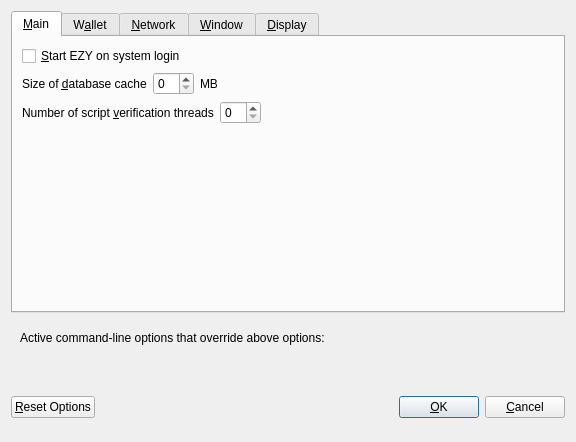
<?xml version="1.0" encoding="UTF-8"?>
<ui version="4.0">
 <class>OptionsDialog</class>
 <widget class="QDialog" name="OptionsDialog">
  <property name="geometry">
   <rect>
    <x>0</x>
    <y>0</y>
    <width>576</width>
    <height>442</height>
   </rect>
  </property>
  <property name="windowTitle">
   <string>Options</string>
  </property>
  <property name="modal">
   <bool>true</bool>
  </property>
  <layout class="QVBoxLayout" name="verticalLayout">
   <item>
    <widget class="QTabWidget" name="tabWidget">
     <property name="currentIndex">
      <number>0</number>
     </property>
     <widget class="QWidget" name="tabMain">
      <attribute name="title">
       <string>&amp;Main</string>
      </attribute>
      <layout class="QVBoxLayout" name="verticalLayout_Main">
       <item>
        <widget class="QCheckBox" name="bitcoinAtStartup">
         <property name="toolTip">
          <string>Automatically start EZY after logging in to the system.</string>
         </property>
         <property name="text">
          <string>&amp;Start EZY on system login</string>
         </property>
        </widget>
       </item>
       <item>
        <layout class="QHBoxLayout" name="horizontalLayout_2_Main">
         <item>
          <widget class="QLabel" name="databaseCacheLabel">
           <property name="text">
            <string>Size of &amp;database cache</string>
           </property>
           <property name="textFormat">
            <enum>Qt::PlainText</enum>
           </property>
           <property name="buddy">
            <cstring>databaseCache</cstring>
           </property>
          </widget>
         </item>
         <item>
          <widget class="QSpinBox" name="databaseCache"/>
         </item>
         <item>
          <widget class="QLabel" name="databaseCacheUnitLabel">
           <property name="text">
            <string>MB</string>
           </property>
           <property name="textFormat">
            <enum>Qt::PlainText</enum>
           </property>
          </widget>
         </item>
         <item>
          <spacer name="horizontalSpacer_2_Main">
           <property name="orientation">
            <enum>Qt::Horizontal</enum>
           </property>
           <property name="sizeHint" stdset="0">
            <size>
             <width>40</width>
             <height>20</height>
            </size>
           </property>
          </spacer>
         </item>
        </layout>
       </item>
       <item>
        <layout class="QHBoxLayout" name="horizontalLayout_3_Main">
         <item>
          <widget class="QLabel" name="threadsScriptVerifLabel">
           <property name="text">
            <string>Number of script &amp;verification threads</string>
           </property>
           <property name="textFormat">
            <enum>Qt::PlainText</enum>
           </property>
           <property name="buddy">
            <cstring>threadsScriptVerif</cstring>
           </property>
          </widget>
         </item>
         <item>
          <widget class="QSpinBox" name="threadsScriptVerif">
           <property name="toolTip">
            <string>(0 = auto, &lt;0 = leave that many cores free)</string>
           </property>
          </widget>
         </item>
         <item>
          <spacer name="horizontalSpacer_3_Main">
           <property name="orientation">
            <enum>Qt::Horizontal</enum>
           </property>
           <property name="sizeHint" stdset="0">
            <size>
             <width>40</width>
             <height>20</height>
            </size>
           </property>
          </spacer>
         </item>
        </layout>
       </item>
       <item>
        <spacer name="verticalSpacer_2">
         <property name="orientation">
          <enum>Qt::Vertical</enum>
         </property>
         <property name="sizeHint" stdset="0">
          <size>
           <width>20</width>
           <height>40</height>
          </size>
         </property>
        </spacer>
       </item>
      </layout>
     </widget>
     <widget class="QWidget" name="tabWallet">
      <attribute name="title">
       <string>W&amp;allet</string>
      </attribute>
      <layout class="QVBoxLayout" name="verticalLayout_Wallet">
       <item>
        <layout class="QHBoxLayout" name="horizontalLayout_2_Wallet">
         <item>
          <widget class="QLabel" name="labelStakeSplitThresholdText">
           <property name="text">
            <string>Stake split threshold:</string>
           </property>
          </widget>
         </item>
         <item>
          <widget class="QSpinBox" name="spinBoxStakeSplitThreshold">
           <property name="minimum">
            <number>1</number>
           </property>
           <property name="maximum">
            <number>999999</number>
           </property>
          </widget>
         </item>
        </layout>
       </item>
       <item>
        <widget class="QGroupBox" name="groupBox">
         <property name="title">
          <string>Expert</string>
         </property>
         <layout class="QVBoxLayout" name="verticalLayout_2">
          <item>
           <widget class="QCheckBox" name="coinControlFeatures">
            <property name="toolTip">
             <string>Whether to show coin control features or not.</string>
            </property>
            <property name="text">
             <string>Enable coin &amp;control features</string>
            </property>
           </widget>
          </item>
          <item>
           <widget class="QCheckBox" name="showMasternodesTab">
            <property name="toolTip">
             <string>Show additional tab listing all your masternodes in first sub-tab&lt;br/&gt;and all masternodes on the network in second sub-tab.</string>
            </property>
            <property name="text">
             <string>Show Masternodes Tab</string>
            </property>
           </widget>
          </item>
          <item>
           <widget class="QCheckBox" name="spendZeroConfChange">
            <property name="toolTip">
             <string>If you disable the spending of unconfirmed change, the change from a transaction&lt;br/&gt;cannot be used until that transaction has at least one confirmation.&lt;br/&gt;This also affects how your balance is computed.</string>
            </property>
            <property name="text">
             <string>&amp;Spend unconfirmed change</string>
            </property>
           </widget>
          </item>
         </layout>
        </widget>
       </item>
       <item>
        <spacer name="verticalSpacer_Wallet">
         <property name="orientation">
          <enum>Qt::Vertical</enum>
         </property>
         <property name="sizeHint" stdset="0">
          <size>
           <width>20</width>
           <height>40</height>
          </size>
         </property>
        </spacer>
       </item>
      </layout>
     </widget>
     <widget class="QWidget" name="tabNetwork">
      <attribute name="title">
       <string>&amp;Network</string>
      </attribute>
      <layout class="QVBoxLayout" name="verticalLayout_Network">
       <item>
        <widget class="QCheckBox" name="mapPortUpnp">
         <property name="toolTip">
          <string>Automatically open the EZY client port on the router. This only works when your router supports UPnP and it is enabled.</string>
         </property>
         <property name="text">
          <string>Map port using &amp;UPnP</string>
         </property>
        </widget>
       </item>
       <item>
        <widget class="QCheckBox" name="allowIncoming">
         <property name="toolTip">
          <string>Accept connections from outside</string>
         </property>
         <property name="text">
          <string>Allow incoming connections</string>
         </property>
        </widget>
       </item>
       <item>
        <widget class="QCheckBox" name="connectSocks">
         <property name="toolTip">
          <string>Connect to the EZY network through a SOCKS5 proxy.</string>
         </property>
         <property name="text">
          <string>&amp;Connect through SOCKS5 proxy (default proxy):</string>
         </property>
        </widget>
       </item>
       <item>
        <layout class="QHBoxLayout" name="horizontalLayout_1_Network">
         <item>
          <widget class="QLabel" name="proxyIpLabel">
           <property name="text">
            <string>Proxy &amp;IP:</string>
           </property>
           <property name="textFormat">
            <enum>Qt::PlainText</enum>
           </property>
           <property name="buddy">
            <cstring>proxyIp</cstring>
           </property>
          </widget>
         </item>
         <item>
          <widget class="QValidatedLineEdit" name="proxyIp">
           <property name="minimumSize">
            <size>
             <width>140</width>
             <height>0</height>
            </size>
           </property>
           <property name="maximumSize">
            <size>
             <width>140</width>
             <height>16777215</height>
            </size>
           </property>
           <property name="toolTip">
            <string>IP address of the proxy (e.g. IPv4: 127.0.0.1 / IPv6: ::1)</string>
           </property>
          </widget>
         </item>
         <item>
          <widget class="QLabel" name="proxyPortLabel">
           <property name="text">
            <string>&amp;Port:</string>
           </property>
           <property name="textFormat">
            <enum>Qt::PlainText</enum>
           </property>
           <property name="buddy">
            <cstring>proxyPort</cstring>
           </property>
          </widget>
         </item>
         <item>
          <widget class="QLineEdit" name="proxyPort">
           <property name="minimumSize">
            <size>
             <width>55</width>
             <height>0</height>
            </size>
           </property>
           <property name="maximumSize">
            <size>
             <width>55</width>
             <height>16777215</height>
            </size>
           </property>
           <property name="toolTip">
            <string>Port of the proxy (e.g. 9050)</string>
           </property>
          </widget>
         </item>
         <item>
          <spacer name="horizontalSpacer_1_Network">
           <property name="orientation">
            <enum>Qt::Horizontal</enum>
           </property>
           <property name="sizeHint" stdset="0">
            <size>
             <width>40</width>
             <height>20</height>
            </size>
           </property>
          </spacer>
         </item>
        </layout>
       </item>
       <item>
        <spacer name="verticalSpacer_Network">
         <property name="orientation">
          <enum>Qt::Vertical</enum>
         </property>
         <property name="sizeHint" stdset="0">
          <size>
           <width>20</width>
           <height>40</height>
          </size>
         </property>
        </spacer>
       </item>
      </layout>
     </widget>
     <widget class="QWidget" name="tabWindow">
      <attribute name="title">
       <string>&amp;Window</string>
      </attribute>
      <layout class="QVBoxLayout" name="verticalLayout_Window">
       <item>
        <widget class="QCheckBox" name="minimizeToTray">
         <property name="toolTip">
          <string>Show only a tray icon after minimizing the window.</string>
         </property>
         <property name="text">
          <string>&amp;Minimize to the tray instead of the taskbar</string>
         </property>
        </widget>
       </item>
       <item>
        <widget class="QCheckBox" name="minimizeOnClose">
         <property name="toolTip">
          <string>Minimize instead of exit the application when the window is closed. When this option is enabled, the application will be closed only after selecting Quit in the menu.</string>
         </property>
         <property name="text">
          <string>M&amp;inimize on close</string>
         </property>
        </widget>
       </item>
       <item>
        <spacer name="verticalSpacer_Window">
         <property name="orientation">
          <enum>Qt::Vertical</enum>
         </property>
         <property name="sizeHint" stdset="0">
          <size>
           <width>20</width>
           <height>40</height>
          </size>
         </property>
        </spacer>
       </item>
      </layout>
     </widget>
     <widget class="QWidget" name="tabDisplay">
      <attribute name="title">
       <string>&amp;Display</string>
      </attribute>
      <layout class="QVBoxLayout" name="verticalLayout_Display">
       <item>
        <layout class="QHBoxLayout" name="horizontalLayout_1_Display">
         <item>
          <widget class="QLabel" name="langLabel">
           <property name="text">
            <string>User Interface &amp;language:</string>
           </property>
           <property name="textFormat">
            <enum>Qt::PlainText</enum>
           </property>
           <property name="buddy">
            <cstring>lang</cstring>
           </property>
          </widget>
         </item>
         <item>
          <widget class="QValueComboBox" name="lang">
           <property name="toolTip">
            <string>The user interface language can be set here. This setting will take effect after restarting EZY.</string>
           </property>
          </widget>
         </item>
        </layout>
       </item>
       <item>
        <widget class="Line" name="line">
         <property name="orientation">
          <enum>Qt::Horizontal</enum>
         </property>
        </widget>
       </item>
       <item>
        <layout class="QHBoxLayout" name="horizontalLayout_2_Display">
         <item>
          <widget class="QLabel" name="unitLabel">
           <property name="text">
            <string>&amp;Unit to show amounts in:</string>
           </property>
           <property name="textFormat">
            <enum>Qt::PlainText</enum>
           </property>
           <property name="buddy">
            <cstring>unit</cstring>
           </property>
          </widget>
         </item>
         <item>
          <widget class="QValueComboBox" name="unit">
           <property name="toolTip">
            <string>Choose the default subdivision unit to show in the interface and when sending coins.</string>
           </property>
          </widget>
         </item>
        </layout>
       </item>
       <item>
        <layout class="QHBoxLayout" name="horizontalLayout_5_Display">
         <item>
          <widget class="QLabel" name="digitsLabel">
           <property name="text">
            <string>Decimal digits</string>
           </property>
          </widget>
         </item>
         <item>
          <widget class="QValueComboBox" name="digits"/>
         </item>
        </layout>
       </item>
       <item>
        <layout class="QHBoxLayout" name="horizontalLayout_3_Display">
         <item>
          <widget class="QLabel" name="thirdPartyTxUrlsLabel">
           <property name="toolTip">
            <string>Third party URLs (e.g. a block explorer) that appear in the transactions tab as context menu items. %s in the URL is replaced by transaction hash. Multiple URLs are separated by vertical bar |.</string>
           </property>
           <property name="text">
            <string>Third party transaction URLs</string>
           </property>
           <property name="buddy">
            <cstring>thirdPartyTxUrls</cstring>
           </property>
          </widget>
         </item>
         <item>
          <widget class="QLineEdit" name="thirdPartyTxUrls">
           <property name="toolTip">
            <string>Third party URLs (e.g. a block explorer) that appear in the transactions tab as context menu items. %s in the URL is replaced by transaction hash. Multiple URLs are separated by vertical bar |.</string>
           </property>
          </widget>
         </item>
        </layout>
       </item>
       <item>
        <spacer name="verticalSpacer">
         <property name="orientation">
          <enum>Qt::Vertical</enum>
         </property>
         <property name="sizeHint" stdset="0">
          <size>
           <width>20</width>
           <height>40</height>
          </size>
         </property>
        </spacer>
       </item>
      </layout>
     </widget>
    </widget>
   </item>
   <item>
    <widget class="QFrame" name="frame">
     <layout class="QVBoxLayout" name="verticalLayout_Bottom">
      <item>
       <layout class="QHBoxLayout" name="horizontalLayout_Bottom">
        <item>
         <widget class="QLabel" name="overriddenByCommandLineInfoLabel">
          <property name="text">
           <string>Active command-line options that override above options:</string>
          </property>
          <property name="textFormat">
           <enum>Qt::PlainText</enum>
          </property>
         </widget>
        </item>
        <item>
         <spacer name="horizontalSpacer_Bottom">
          <property name="orientation">
           <enum>Qt::Horizontal</enum>
          </property>
          <property name="sizeHint" stdset="0">
           <size>
            <width>40</width>
            <height>20</height>
           </size>
          </property>
         </spacer>
        </item>
       </layout>
      </item>
      <item>
       <widget class="QLabel" name="overriddenByCommandLineLabel">
        <property name="text">
         <string/>
        </property>
        <property name="textFormat">
         <enum>Qt::PlainText</enum>
        </property>
        <property name="wordWrap">
         <bool>true</bool>
        </property>
       </widget>
      </item>
     </layout>
    </widget>
   </item>
   <item>
    <layout class="QHBoxLayout" name="horizontalLayout_Buttons">
     <item>
      <widget class="QPushButton" name="resetButton">
       <property name="toolTip">
        <string>Reset all client options to default.</string>
       </property>
       <property name="text">
        <string>&amp;Reset Options</string>
       </property>
       <property name="autoDefault">
        <bool>false</bool>
       </property>
      </widget>
     </item>
     <item>
      <spacer name="horizontalSpacer_1">
       <property name="orientation">
        <enum>Qt::Horizontal</enum>
       </property>
       <property name="sizeHint" stdset="0">
        <size>
         <width>40</width>
         <height>48</height>
        </size>
       </property>
      </spacer>
     </item>
     <item>
      <widget class="QLabel" name="statusLabel">
       <property name="minimumSize">
        <size>
         <width>200</width>
         <height>0</height>
        </size>
       </property>
       <property name="font">
        <font>
         <weight>75</weight>
         <bold>true</bold>
        </font>
       </property>
       <property name="text">
        <string/>
       </property>
       <property name="textFormat">
        <enum>Qt::PlainText</enum>
       </property>
       <property name="wordWrap">
        <bool>true</bool>
       </property>
      </widget>
     </item>
     <item>
      <spacer name="horizontalSpacer_2">
       <property name="orientation">
        <enum>Qt::Horizontal</enum>
       </property>
       <property name="sizeHint" stdset="0">
        <size>
         <width>40</width>
         <height>48</height>
        </size>
       </property>
      </spacer>
     </item>
     <item>
      <widget class="QPushButton" name="okButton">
       <property name="text">
        <string>&amp;OK</string>
       </property>
       <property name="autoDefault">
        <bool>false</bool>
       </property>
       <property name="default">
        <bool>true</bool>
       </property>
      </widget>
     </item>
     <item>
      <widget class="QPushButton" name="cancelButton">
       <property name="text">
        <string>&amp;Cancel</string>
       </property>
       <property name="autoDefault">
        <bool>false</bool>
       </property>
      </widget>
     </item>
    </layout>
   </item>
  </layout>
 </widget>
 <customwidgets>
  <customwidget>
   <class>QValidatedLineEdit</class>
   <extends>QLineEdit</extends>
   <header>qvalidatedlineedit.h</header>
  </customwidget>
  <customwidget>
   <class>QValueComboBox</class>
   <extends>QComboBox</extends>
   <header>qvaluecombobox.h</header>
  </customwidget>
 </customwidgets>
 <resources/>
 <connections/>
</ui>
